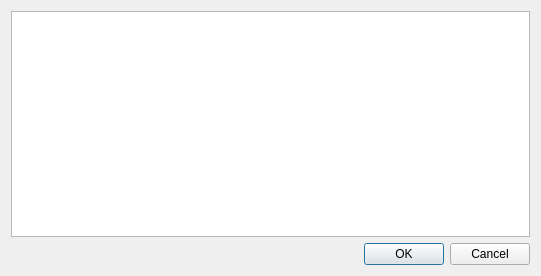
<?xml version="1.0" encoding="UTF-8"?>
<ui version="4.0">
 <class>Statistic</class>
 <widget class="QDialog" name="Statistic">
  <property name="geometry">
   <rect>
    <x>0</x>
    <y>0</y>
    <width>541</width>
    <height>276</height>
   </rect>
  </property>
  <property name="windowTitle">
   <string>Dialog</string>
  </property>
  <layout class="QGridLayout" name="gridLayout">
   <item row="0" column="0">
    <widget class="QTextEdit" name="textEdit"/>
   </item>
   <item row="1" column="0">
    <widget class="QDialogButtonBox" name="buttonBox">
     <property name="orientation">
      <enum>Qt::Horizontal</enum>
     </property>
     <property name="standardButtons">
      <set>QDialogButtonBox::Cancel|QDialogButtonBox::Ok</set>
     </property>
    </widget>
   </item>
  </layout>
 </widget>
 <resources/>
 <connections>
  <connection>
   <sender>buttonBox</sender>
   <signal>accepted()</signal>
   <receiver>Statistic</receiver>
   <slot>accept()</slot>
   <hints>
    <hint type="sourcelabel">
     <x>248</x>
     <y>254</y>
    </hint>
    <hint type="destinationlabel">
     <x>157</x>
     <y>274</y>
    </hint>
   </hints>
  </connection>
  <connection>
   <sender>buttonBox</sender>
   <signal>rejected()</signal>
   <receiver>Statistic</receiver>
   <slot>reject()</slot>
   <hints>
    <hint type="sourcelabel">
     <x>316</x>
     <y>260</y>
    </hint>
    <hint type="destinationlabel">
     <x>286</x>
     <y>274</y>
    </hint>
   </hints>
  </connection>
 </connections>
</ui>
